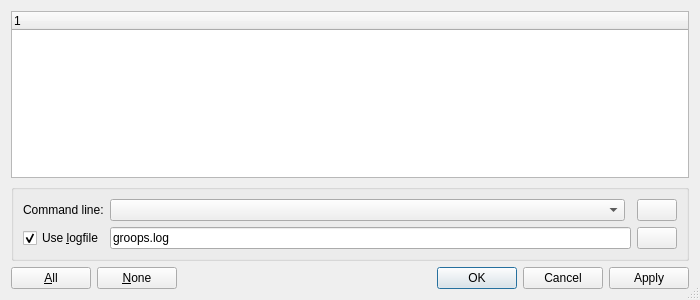
<?xml version="1.0" encoding="UTF-8"?>
<ui version="4.0">
 <class>ExecuteDialog</class>
 <widget class="QDialog" name="ExecuteDialog">
  <property name="geometry">
   <rect>
    <x>0</x>
    <y>0</y>
    <width>700</width>
    <height>300</height>
   </rect>
  </property>
  <property name="minimumSize">
   <size>
    <width>500</width>
    <height>300</height>
   </size>
  </property>
  <property name="windowTitle">
   <string>Execute - GROOPS</string>
  </property>
  <property name="sizeGripEnabled">
   <bool>true</bool>
  </property>
  <layout class="QVBoxLayout" name="verticalLayout" stretch="0,0,0">
   <item>
    <widget class="QTreeWidget" name="tableWidget">
     <column>
      <property name="text">
       <string notr="true">1</string>
      </property>
     </column>
    </widget>
   </item>
   <item>
    <widget class="QGroupBox" name="groupBox">
     <property name="sizePolicy">
      <sizepolicy hsizetype="Expanding" vsizetype="Fixed">
       <horstretch>0</horstretch>
       <verstretch>0</verstretch>
      </sizepolicy>
     </property>
     <property name="title">
      <string/>
     </property>
     <layout class="QGridLayout" name="gridLayout" columnstretch="0,1,0,0">
      <item row="0" column="0">
       <widget class="QLabel" name="label">
        <property name="text">
         <string>Command line:</string>
        </property>
       </widget>
      </item>
      <item row="0" column="1">
       <widget class="QComboBox" name="comboBoxCommand">
        <property name="sizePolicy">
         <sizepolicy hsizetype="Expanding" vsizetype="Fixed">
          <horstretch>0</horstretch>
          <verstretch>0</verstretch>
         </sizepolicy>
        </property>
       </widget>
      </item>
      <item row="0" column="3">
       <widget class="QPushButton" name="buttonEditCommand">
        <property name="icon">
         <iconset resource="../resources/icons.qrc">
          <normaloff>:/icons/scalable/settings.svg</normaloff>:/icons/scalable/settings.svg</iconset>
        </property>
       </widget>
      </item>
      <item row="1" column="0">
       <widget class="QCheckBox" name="checkBoxLogFile">
        <property name="text">
         <string>Use &amp;logfile</string>
        </property>
        <property name="checked">
         <bool>true</bool>
        </property>
       </widget>
      </item>
      <item row="1" column="1" colspan="2">
       <widget class="QLineEdit" name="editorLogfile">
        <property name="text">
         <string>groops.log</string>
        </property>
       </widget>
      </item>
      <item row="1" column="3">
       <widget class="QPushButton" name="buttonBrowseLogfile">
        <property name="icon">
         <iconset resource="../resources/icons.qrc">
          <normaloff>:/icons/scalable/document-open.svg</normaloff>:/icons/scalable/document-open.svg</iconset>
        </property>
       </widget>
      </item>
     </layout>
    </widget>
   </item>
   <item>
    <layout class="QHBoxLayout" name="horizontalLayout">
     <item>
      <widget class="QPushButton" name="buttonAll">
       <property name="text">
        <string>&amp;All</string>
       </property>
      </widget>
     </item>
     <item>
      <widget class="QPushButton" name="buttonNone">
       <property name="text">
        <string>&amp;None</string>
       </property>
      </widget>
     </item>
     <item>
      <spacer name="horizontalSpacer">
       <property name="orientation">
        <enum>Qt::Horizontal</enum>
       </property>
       <property name="sizeHint" stdset="0">
        <size>
         <width>0</width>
         <height>0</height>
        </size>
       </property>
      </spacer>
     </item>
     <item>
      <widget class="QDialogButtonBox" name="stdButtonBox">
       <property name="orientation">
        <enum>Qt::Horizontal</enum>
       </property>
       <property name="standardButtons">
        <set>QDialogButtonBox::Apply|QDialogButtonBox::Cancel|QDialogButtonBox::Ok</set>
       </property>
      </widget>
     </item>
    </layout>
   </item>
  </layout>
 </widget>
 <resources>
  <include location="../resources/icons.qrc"/>
 </resources>
 <connections>
  <connection>
   <sender>stdButtonBox</sender>
   <signal>clicked(QAbstractButton*)</signal>
   <receiver>ExecuteDialog</receiver>
   <slot>clickedStdBox(QAbstractButton*)</slot>
   <hints>
    <hint type="sourcelabel">
     <x>20</x>
     <y>20</y>
    </hint>
    <hint type="destinationlabel">
     <x>20</x>
     <y>20</y>
    </hint>
   </hints>
  </connection>
  <connection>
   <sender>buttonAll</sender>
   <signal>clicked()</signal>
   <receiver>ExecuteDialog</receiver>
   <slot>clickedAll()</slot>
   <hints>
    <hint type="sourcelabel">
     <x>20</x>
     <y>20</y>
    </hint>
    <hint type="destinationlabel">
     <x>20</x>
     <y>20</y>
    </hint>
   </hints>
  </connection>
  <connection>
   <sender>buttonNone</sender>
   <signal>clicked()</signal>
   <receiver>ExecuteDialog</receiver>
   <slot>clickedNone()</slot>
   <hints>
    <hint type="sourcelabel">
     <x>20</x>
     <y>20</y>
    </hint>
    <hint type="destinationlabel">
     <x>20</x>
     <y>20</y>
    </hint>
   </hints>
  </connection>
  <connection>
   <sender>buttonEditCommand</sender>
   <signal>clicked()</signal>
   <receiver>ExecuteDialog</receiver>
   <slot>editCommand()</slot>
   <hints>
    <hint type="sourcelabel">
     <x>20</x>
     <y>20</y>
    </hint>
    <hint type="destinationlabel">
     <x>20</x>
     <y>20</y>
    </hint>
   </hints>
  </connection>
  <connection>
   <sender>checkBoxLogFile</sender>
   <signal>toggled(bool)</signal>
   <receiver>ExecuteDialog</receiver>
   <slot>toggleLogfile()</slot>
   <hints>
    <hint type="sourcelabel">
     <x>20</x>
     <y>20</y>
    </hint>
    <hint type="destinationlabel">
     <x>20</x>
     <y>20</y>
    </hint>
   </hints>
  </connection>
  <connection>
   <sender>buttonBrowseLogfile</sender>
   <signal>clicked()</signal>
   <receiver>ExecuteDialog</receiver>
   <slot>browseLogfile()</slot>
   <hints>
    <hint type="sourcelabel">
     <x>20</x>
     <y>20</y>
    </hint>
    <hint type="destinationlabel">
     <x>20</x>
     <y>20</y>
    </hint>
   </hints>
  </connection>
 </connections>
 <slots>
  <slot>clickedStdBox(QAbstractButton*)</slot>
  <slot>clickedAll()</slot>
  <slot>clickedNone()</slot>
  <slot>toggleLogfile()</slot>
  <slot>browseLogfile()</slot>
  <slot>editCommand()</slot>
 </slots>
</ui>
